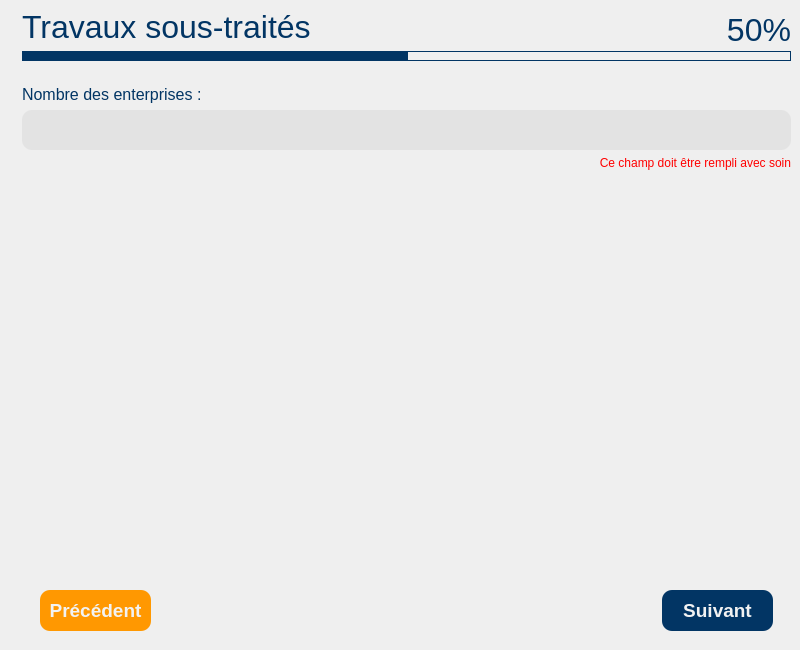
<?xml version="1.0" encoding="UTF-8"?>
<ui version="4.0">
 <class>Dialog</class>
 <widget class="QDialog" name="Dialog">
  <property name="geometry">
   <rect>
    <x>0</x>
    <y>0</y>
    <width>800</width>
    <height>650</height>
   </rect>
  </property>
  <property name="minimumSize">
   <size>
    <width>800</width>
    <height>480</height>
   </size>
  </property>
  <property name="windowTitle">
   <string>Dialog</string>
  </property>
  <layout class="QGridLayout" name="gridLayout">
   <property name="leftMargin">
    <number>0</number>
   </property>
   <property name="topMargin">
    <number>0</number>
   </property>
   <property name="rightMargin">
    <number>0</number>
   </property>
   <property name="bottomMargin">
    <number>0</number>
   </property>
   <item row="0" column="0">
    <layout class="QHBoxLayout" name="horizontalLayout">
     <item>
      <widget class="QLabel" name="label">
       <property name="maximumSize">
        <size>
         <width>500</width>
         <height>16777215</height>
        </size>
       </property>
       <property name="text">
        <string/>
       </property>
       <property name="pixmap">
        <pixmap>:/img_back/back.png</pixmap>
       </property>
       <property name="scaledContents">
        <bool>true</bool>
       </property>
      </widget>
     </item>
     <item>
      <widget class="QWidget" name="widget" native="true">
       <layout class="QVBoxLayout" name="verticalLayout">
        <property name="leftMargin">
         <number>0</number>
        </property>
        <property name="topMargin">
         <number>0</number>
        </property>
        <property name="rightMargin">
         <number>0</number>
        </property>
        <property name="bottomMargin">
         <number>10</number>
        </property>
        <item>
         <widget class="QWidget" name="w_top" native="true">
          <property name="minimumSize">
           <size>
            <width>0</width>
            <height>70</height>
           </size>
          </property>
          <property name="maximumSize">
           <size>
            <width>16777215</width>
            <height>70</height>
           </size>
          </property>
          <layout class="QGridLayout" name="gridLayout_2">
           <item row="0" column="0" rowspan="2" colspan="2">
            <widget class="QLabel" name="label_2">
             <property name="font">
              <font>
               <pointsize>24</pointsize>
              </font>
             </property>
             <property name="styleSheet">
              <string notr="true">color:#023564;</string>
             </property>
             <property name="text">
              <string>Travaux sous-traités</string>
             </property>
            </widget>
           </item>
           <item row="1" column="1">
            <widget class="QLabel" name="label_3">
             <property name="font">
              <font>
               <pointsize>24</pointsize>
              </font>
             </property>
             <property name="styleSheet">
              <string notr="true">color:#023564;</string>
             </property>
             <property name="text">
              <string>50%</string>
             </property>
             <property name="alignment">
              <set>Qt::AlignRight|Qt::AlignTrailing|Qt::AlignVCenter</set>
             </property>
            </widget>
           </item>
           <item row="2" column="0" colspan="2">
            <widget class="QWidget" name="widget_2" native="true">
             <property name="minimumSize">
              <size>
               <width>0</width>
               <height>10</height>
              </size>
             </property>
             <property name="maximumSize">
              <size>
               <width>16777215</width>
               <height>10</height>
              </size>
             </property>
             <property name="styleSheet">
              <string notr="true">border: 1 solid #023564;</string>
             </property>
             <layout class="QHBoxLayout" name="horizontalLayout_3">
              <property name="spacing">
               <number>0</number>
              </property>
              <property name="sizeConstraint">
               <enum>QLayout::SetDefaultConstraint</enum>
              </property>
              <property name="leftMargin">
               <number>0</number>
              </property>
              <property name="topMargin">
               <number>0</number>
              </property>
              <property name="rightMargin">
               <number>0</number>
              </property>
              <property name="bottomMargin">
               <number>0</number>
              </property>
              <item>
               <widget class="QWidget" name="widget_5" native="true">
                <property name="sizePolicy">
                 <sizepolicy hsizetype="Preferred" vsizetype="Preferred">
                  <horstretch>6</horstretch>
                  <verstretch>0</verstretch>
                 </sizepolicy>
                </property>
                <property name="styleSheet">
                 <string notr="true">background-color:rgb(2, 53, 100);
width: 50%;</string>
                </property>
               </widget>
              </item>
              <item>
               <widget class="QWidget" name="widget_4" native="true">
                <property name="sizePolicy">
                 <sizepolicy hsizetype="Preferred" vsizetype="Preferred">
                  <horstretch>6</horstretch>
                  <verstretch>0</verstretch>
                 </sizepolicy>
                </property>
                <property name="minimumSize">
                 <size>
                  <width>0</width>
                  <height>10</height>
                 </size>
                </property>
                <property name="maximumSize">
                 <size>
                  <width>16777215</width>
                  <height>10</height>
                 </size>
                </property>
                <property name="styleSheet">
                 <string notr="true"/>
                </property>
               </widget>
              </item>
             </layout>
            </widget>
           </item>
          </layout>
         </widget>
        </item>
        <item>
         <widget class="QScrollArea" name="pnls_1">
          <property name="styleSheet">
           <string notr="true">QTextEdit
{
background:#e3e3e3;
border: 0;
border-radius: 10px;
color:#ababab;
font: 19pt &quot;Arial&quot;;
padding-left:5px;
}

QTextEdit:focus
{
color:#ff9801;
background:#f2f2f2;
border: 2 Solid #ff9801;
font: 19pt &quot;Arial&quot;;
}

QLabel
{
	color : red;
	font: 12pt &quot;Arial&quot;;
}

QCheckBox
{
color:#ababab;
font: 14pt &quot;Arial&quot;;
}

QCheckBox:hover
{
color:#ff9801;
}

QCheckBox:Checked
{
color:#023564;
}

QComboBox
{
color:#023564;
font: 16pt &quot;Arial&quot;;
}

QTimeEdit
{
background:#e3e3e3;
color:#023564;
font: 16pt &quot;Arial&quot;;
}</string>
          </property>
          <property name="frameShape">
           <enum>QFrame::NoFrame</enum>
          </property>
          <property name="frameShadow">
           <enum>QFrame::Sunken</enum>
          </property>
          <property name="lineWidth">
           <number>0</number>
          </property>
          <property name="verticalScrollBarPolicy">
           <enum>Qt::ScrollBarAsNeeded</enum>
          </property>
          <property name="widgetResizable">
           <bool>true</bool>
          </property>
          <widget class="QWidget" name="pnl_main">
           <property name="geometry">
            <rect>
             <x>0</x>
             <y>0</y>
             <width>787</width>
             <height>506</height>
            </rect>
           </property>
           <layout class="QVBoxLayout" name="verticalLayout_2">
            <item>
             <widget class="QLabel" name="label_4">
              <property name="font">
               <font>
                <family>Arial</family>
                <pointsize>12</pointsize>
                <weight>50</weight>
                <italic>false</italic>
                <bold>false</bold>
               </font>
              </property>
              <property name="styleSheet">
               <string notr="true">color:#023564;</string>
              </property>
              <property name="text">
               <string>Nombre des enterprises :</string>
              </property>
             </widget>
            </item>
            <item>
             <widget class="QTextEdit" name="txt_num">
              <property name="minimumSize">
               <size>
                <width>0</width>
                <height>40</height>
               </size>
              </property>
              <property name="maximumSize">
               <size>
                <width>16777215</width>
                <height>40</height>
               </size>
              </property>
              <property name="styleSheet">
               <string notr="true"/>
              </property>
              <property name="tabChangesFocus">
               <bool>true</bool>
              </property>
              <property name="placeholderText">
               <string/>
              </property>
             </widget>
            </item>
            <item>
             <widget class="QLabel" name="lbl_num">
              <property name="enabled">
               <bool>true</bool>
              </property>
              <property name="inputMethodHints">
               <set>Qt::ImhNone</set>
              </property>
              <property name="text">
               <string>Ce champ doit être rempli avec soin</string>
              </property>
              <property name="alignment">
               <set>Qt::AlignRight|Qt::AlignTrailing|Qt::AlignVCenter</set>
              </property>
             </widget>
            </item>
            <item>
             <spacer name="verticalSpacer">
              <property name="orientation">
               <enum>Qt::Vertical</enum>
              </property>
              <property name="sizeHint" stdset="0">
               <size>
                <width>20</width>
                <height>40</height>
               </size>
              </property>
             </spacer>
            </item>
           </layout>
          </widget>
         </widget>
        </item>
        <item>
         <widget class="QWidget" name="pnl_btns" native="true">
          <property name="maximumSize">
           <size>
            <width>16777215</width>
            <height>50</height>
           </size>
          </property>
          <property name="font">
           <font>
            <family>Arial Black</family>
           </font>
          </property>
          <layout class="QHBoxLayout" name="horizontalLayout_2">
           <property name="leftMargin">
            <number>27</number>
           </property>
           <property name="topMargin">
            <number>0</number>
           </property>
           <property name="rightMargin">
            <number>27</number>
           </property>
           <property name="bottomMargin">
            <number>18</number>
           </property>
           <item>
            <widget class="QPushButton" name="btn_back">
             <property name="minimumSize">
              <size>
               <width>111</width>
               <height>41</height>
              </size>
             </property>
             <property name="maximumSize">
              <size>
               <width>111</width>
               <height>41</height>
              </size>
             </property>
             <property name="font">
              <font>
               <family>Arial</family>
               <pointsize>14</pointsize>
               <weight>75</weight>
               <italic>false</italic>
               <bold>true</bold>
              </font>
             </property>
             <property name="styleSheet">
              <string notr="true">QPushButton#btn_back
{
background-color:#ff9801;
color:#f2f2f2;
border-radius: 10px;
font: 75 14pt &quot;Arial&quot;;
font-weight: bold;
}

QPushButton#btn_back:hover
{
background-color:#fbaa32;
}</string>
             </property>
             <property name="text">
              <string>Précédent</string>
             </property>
             <property name="checkable">
              <bool>false</bool>
             </property>
             <property name="flat">
              <bool>false</bool>
             </property>
            </widget>
           </item>
           <item>
            <spacer name="horizontalSpacer">
             <property name="orientation">
              <enum>Qt::Horizontal</enum>
             </property>
             <property name="sizeHint" stdset="0">
              <size>
               <width>40</width>
               <height>20</height>
              </size>
             </property>
            </spacer>
           </item>
           <item>
            <widget class="QPushButton" name="btn_next">
             <property name="minimumSize">
              <size>
               <width>111</width>
               <height>41</height>
              </size>
             </property>
             <property name="maximumSize">
              <size>
               <width>111</width>
               <height>41</height>
              </size>
             </property>
             <property name="font">
              <font>
               <family>Arial</family>
               <pointsize>14</pointsize>
               <weight>75</weight>
               <italic>false</italic>
               <bold>true</bold>
              </font>
             </property>
             <property name="styleSheet">
              <string notr="true">QPushButton#btn_next
{
background-color:rgb(2, 53, 100);
color:#f2f2f2;
border-radius: 10px;
font: 75 14pt &quot;Arial&quot;;
font-weight: bold;
}

QPushButton#btn_next:hover
{
background-color:#2d5c87;
}</string>
             </property>
             <property name="text">
              <string>Suivant</string>
             </property>
             <property name="checkable">
              <bool>false</bool>
             </property>
             <property name="flat">
              <bool>false</bool>
             </property>
            </widget>
           </item>
          </layout>
         </widget>
        </item>
       </layout>
      </widget>
     </item>
    </layout>
   </item>
  </layout>
 </widget>
 <resources>
  <include location="test.qrc"/>
  <include location="C:/Program Files (x86)/Qt Designer/test.qrc"/>
 </resources>
 <connections/>
</ui>
